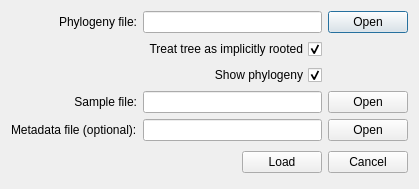
<?xml version="1.0" encoding="UTF-8"?>
<ui version="4.0">
 <class>OpenPhylogenyDlg</class>
 <widget class="QDialog" name="OpenPhylogenyDlg">
  <property name="geometry">
   <rect>
    <x>0</x>
    <y>0</y>
    <width>387</width>
    <height>188</height>
   </rect>
  </property>
  <property name="windowTitle">
   <string>Open phylogeny</string>
  </property>
  <property name="windowIcon">
   <iconset>
    <normaloff>:/Icons/Resources/UniSplit.png</normaloff>:/Icons/Resources/UniSplit.png</iconset>
  </property>
  <layout class="QVBoxLayout" name="verticalLayout_2">
   <item>
    <layout class="QGridLayout" name="gridLayout">
     <item row="0" column="0">
      <widget class="QLabel" name="label">
       <property name="text">
        <string>Phylogeny file:</string>
       </property>
       <property name="alignment">
        <set>Qt::AlignRight|Qt::AlignTrailing|Qt::AlignVCenter</set>
       </property>
      </widget>
     </item>
     <item row="0" column="1">
      <widget class="QLineEdit" name="txtPhylogenyFile">
       <property name="toolTip">
        <string>Phylogenetic tree or network with named leaf nodes</string>
       </property>
      </widget>
     </item>
     <item row="0" column="2">
      <widget class="QPushButton" name="btnOpenPhylogeny">
       <property name="text">
        <string>Open</string>
       </property>
      </widget>
     </item>
     <item row="1" column="1">
      <layout class="QVBoxLayout" name="verticalLayout">
       <item>
        <widget class="QCheckBox" name="chkRooted">
         <property name="layoutDirection">
          <enum>Qt::RightToLeft</enum>
         </property>
         <property name="text">
          <string>Treat tree as implicitly rooted</string>
         </property>
         <property name="checked">
          <bool>true</bool>
         </property>
        </widget>
       </item>
       <item>
        <widget class="QCheckBox" name="chkShowPhylogeny">
         <property name="layoutDirection">
          <enum>Qt::RightToLeft</enum>
         </property>
         <property name="text">
          <string>Show phylogeny</string>
         </property>
         <property name="checked">
          <bool>true</bool>
         </property>
        </widget>
       </item>
      </layout>
     </item>
     <item row="2" column="0">
      <widget class="QLabel" name="lblSampleFile">
       <property name="layoutDirection">
        <enum>Qt::LeftToRight</enum>
       </property>
       <property name="text">
        <string>Sample file:</string>
       </property>
       <property name="alignment">
        <set>Qt::AlignRight|Qt::AlignTrailing|Qt::AlignVCenter</set>
       </property>
      </widget>
     </item>
     <item row="2" column="1">
      <widget class="QLineEdit" name="txtSampleFile">
       <property name="toolTip">
        <string>Maps sequences to their source sample</string>
       </property>
      </widget>
     </item>
     <item row="2" column="2">
      <widget class="QPushButton" name="btnOpenSampleFile">
       <property name="text">
        <string>Open</string>
       </property>
      </widget>
     </item>
     <item row="3" column="0">
      <widget class="QLabel" name="label_2">
       <property name="text">
        <string>Metadata file (optional):</string>
       </property>
      </widget>
     </item>
     <item row="3" column="1">
      <widget class="QLineEdit" name="txtMetadataFile">
       <property name="toolTip">
        <string>Indicates metadata for each sample site</string>
       </property>
      </widget>
     </item>
     <item row="3" column="2">
      <widget class="QPushButton" name="btnOpenMetadataFile">
       <property name="text">
        <string>Open</string>
       </property>
      </widget>
     </item>
    </layout>
   </item>
   <item>
    <layout class="QHBoxLayout">
     <property name="spacing">
      <number>6</number>
     </property>
     <property name="margin">
      <number>0</number>
     </property>
     <item>
      <spacer>
       <property name="orientation">
        <enum>Qt::Horizontal</enum>
       </property>
       <property name="sizeHint" stdset="0">
        <size>
         <width>131</width>
         <height>31</height>
        </size>
       </property>
      </spacer>
     </item>
     <item>
      <widget class="QPushButton" name="btnLoadData">
       <property name="text">
        <string>Load</string>
       </property>
      </widget>
     </item>
     <item>
      <widget class="QPushButton" name="btnCancel">
       <property name="text">
        <string>Cancel</string>
       </property>
      </widget>
     </item>
    </layout>
   </item>
  </layout>
 </widget>
 <resources>
  <include location="gui.qrc"/>
 </resources>
 <connections>
  <connection>
   <sender>btnLoadData</sender>
   <signal>clicked()</signal>
   <receiver>OpenPhylogenyDlg</receiver>
   <slot>accept()</slot>
   <hints>
    <hint type="sourcelabel">
     <x>278</x>
     <y>253</y>
    </hint>
    <hint type="destinationlabel">
     <x>96</x>
     <y>254</y>
    </hint>
   </hints>
  </connection>
  <connection>
   <sender>btnCancel</sender>
   <signal>clicked()</signal>
   <receiver>OpenPhylogenyDlg</receiver>
   <slot>reject()</slot>
   <hints>
    <hint type="sourcelabel">
     <x>369</x>
     <y>253</y>
    </hint>
    <hint type="destinationlabel">
     <x>179</x>
     <y>282</y>
    </hint>
   </hints>
  </connection>
 </connections>
</ui>
